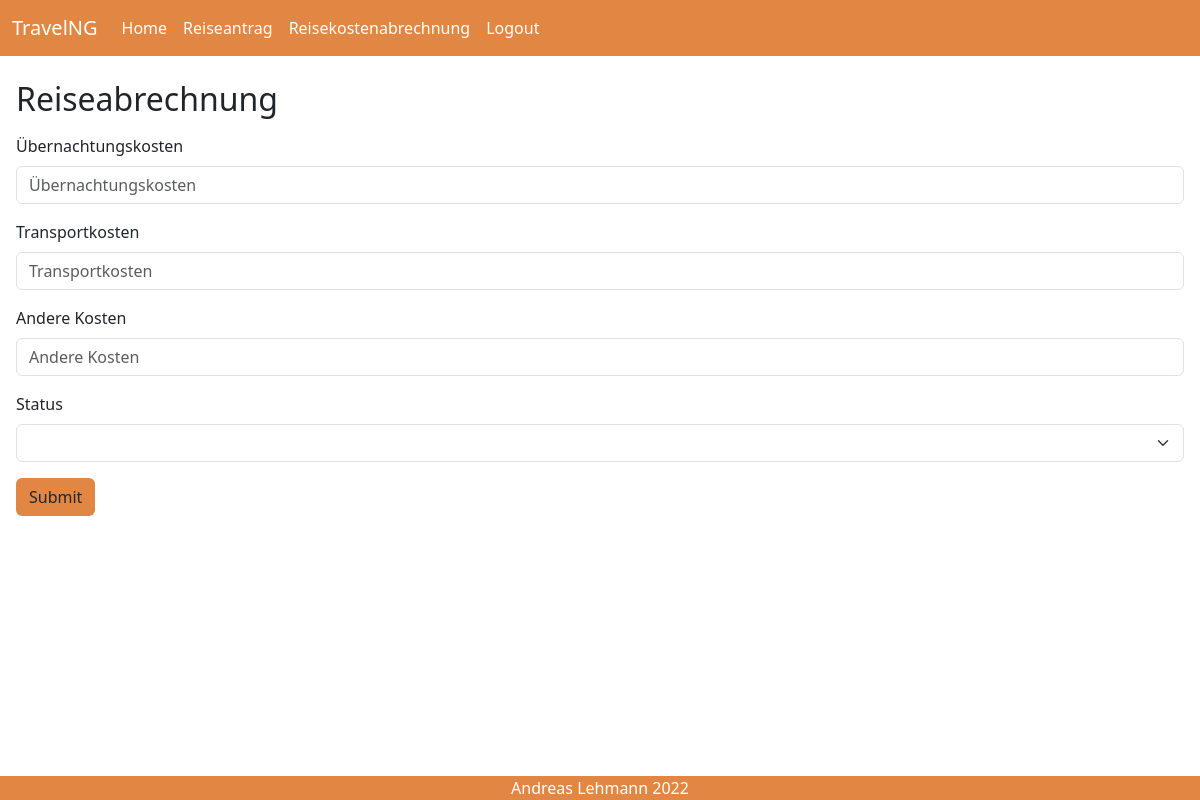
Page /newInvoice/ on the earlier database version.
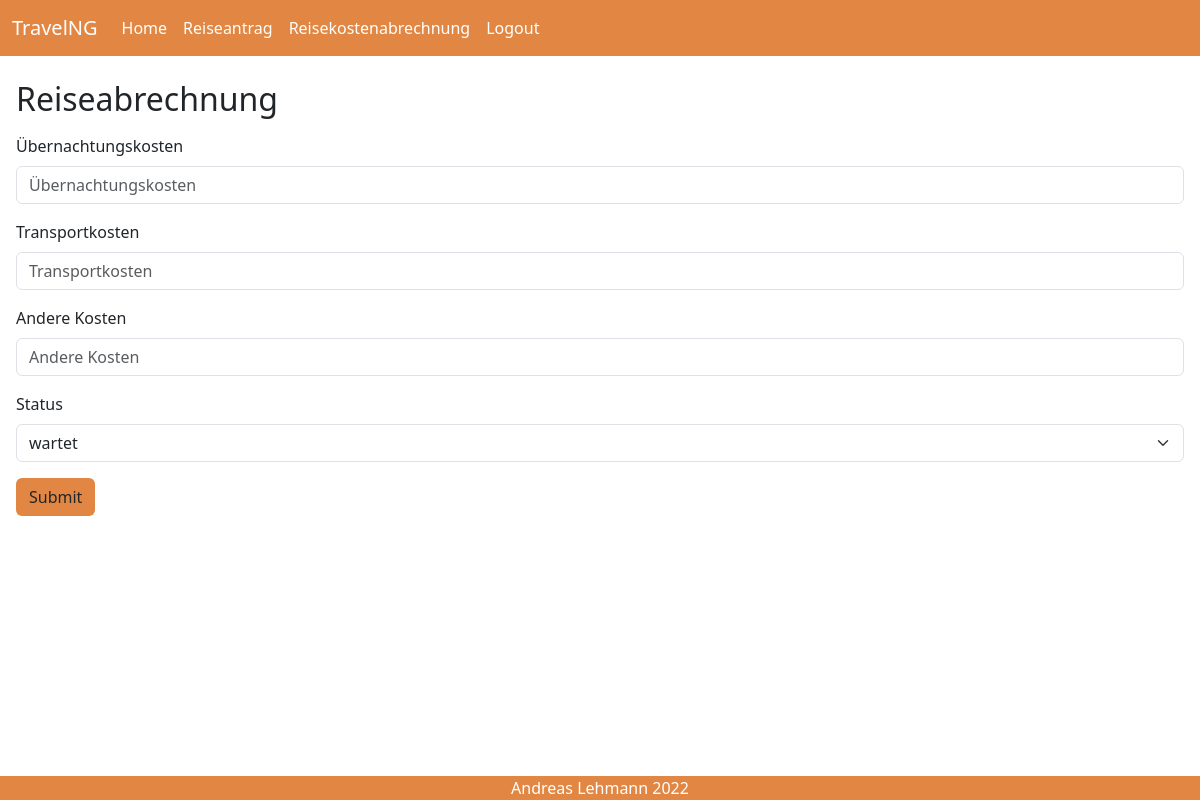
Same page on the later database version.
### request/models.py (models this page shows)
class TravelInvoiceStatus(models.Model):
    status = models.CharField(max_length=30)
    def __str__(self):
        return f'{self.status}'

### request/views.py (the view)
# urls.py: path('newInvoice/', new_travel_invoice, name="newInvoice"),
def new_travel_invoice(request):
    travel_invoice = TravelInvoice()
    if request.method == 'POST':
        form = RequestForm(request.POST, instance=travel_invoice)
        if form.is_valid():
            form.save()
            return HttpResponseRedirect(reverse('home'))
        else:
            pass
    else:
        form = InvoiceForm(instance=travel_invoice)
    return render(request, 'request/travelInvoice.html', {'page_title': 'Reiseabrechnung', 'form': form})

### request/forms.py
class InvoiceForm(ModelForm):
    class Meta:
        model = TravelInvoice
        labels = {
            'hotel_costs': 'Übernachtungskosten',
            'transport_costs': 'Transportkosten',
            'other_costs': 'Andere Kosten',
        }
        fields = '__all__'

### templates/request/travelInvoice.html (shortened to what this page needs)
{% extends 'request/base.html' %}
{% load bootstrap5 %}
{% block content %}
    <div class="m-3">
        <form action="" enctype="multipart/form-data" method="post" class="form-horizontal">
            {% bootstrap_form form layout='horizontal' %}
            <button type="submit" class="btn" style="background-color: #e28743;">Submit</button>
        </form>
    </div>
{% endblock %}

Differences in the rows shown:
added TravelInvoiceStatus: status "wartet"
